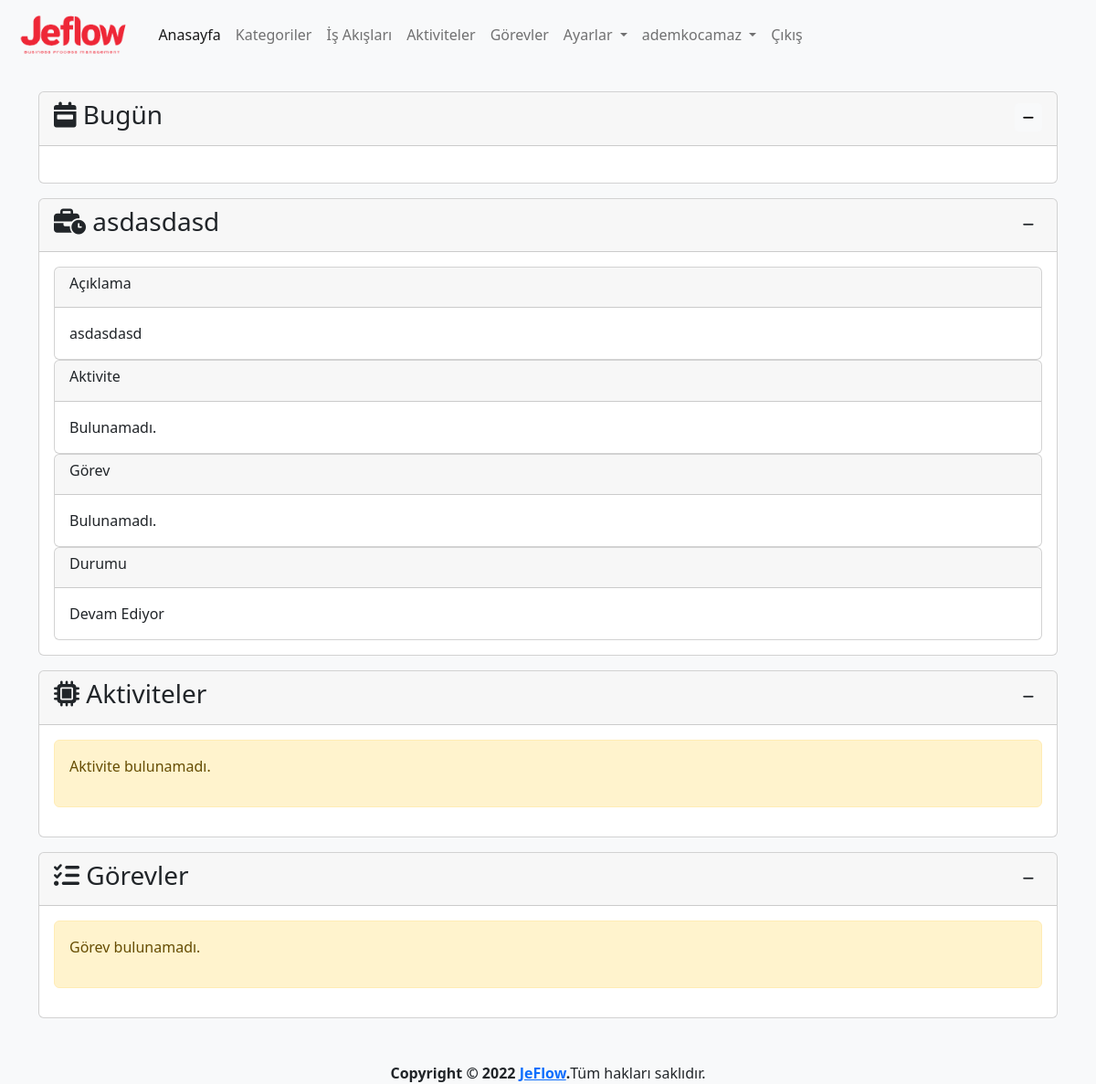
The app's page /process/5/detail (signed in), older data.
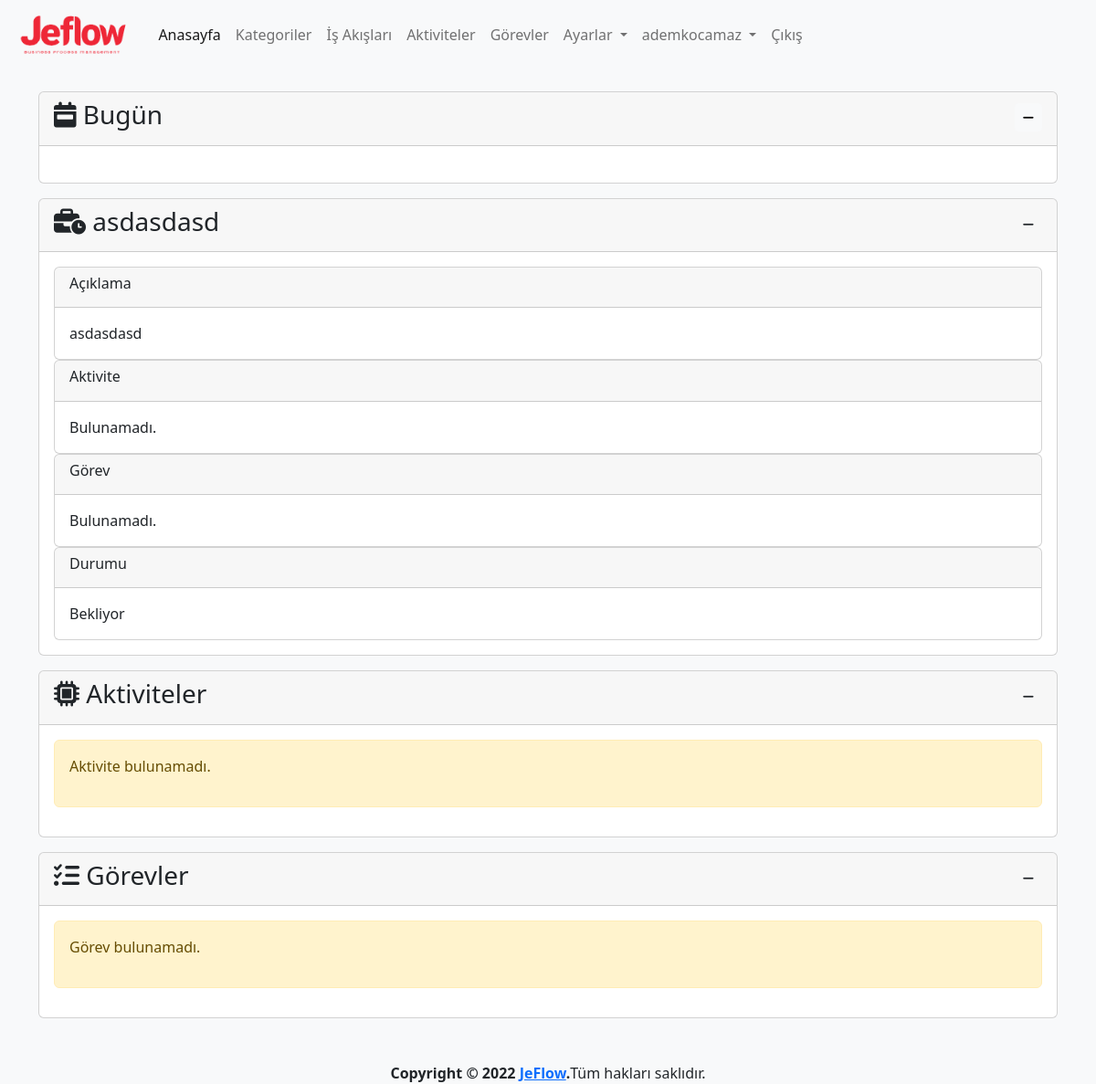
The same page, newer data.
### app/models.py (models this page shows, shortened)
class Process(models.Model):
    category=models.ForeignKey(Category,on_delete=models.CASCADE,verbose_name='Kategori')
    name=models.CharField(max_length=500,verbose_name='İş Akış Adı')
    description=models.TextField(verbose_name='İş Akış Açıklaması', blank=True, null=True)
    state=models.ForeignKey(State, on_delete=models.SET_NULL,verbose_name='Durum', blank=True, null=True)
    created_date=models.DateTimeField(auto_now_add=True, verbose_name='Oluşturulma Tarihi')
    user=models.ForeignKey(User,on_delete=models.CASCADE,verbose_name='Kullanıcı', blank=True, null=True)
    def activity_count(self):
        activities=Activity.objects.all().filter(process=self)
        return activities.count()
    def task_count(self):
        tasks=Task.objects.all().filter(process=self)
        return tasks.count()
    class Meta:
        verbose_name='İş Akışı'
        verbose_name_plural='İş Akışları'

class State(models.Model):
    name=models.CharField(max_length=100,verbose_name='Durum')
    description=models.TextField(verbose_name='Açıklama', blank=True, null=True)
    color=ColorField(default='#FFFFFF',verbose_name='Renk')
    created_date=models.DateTimeField(auto_now_add=True, verbose_name='Oluşturulma Tarihi', blank=True, null=True)
    user=models.ForeignKey(User,on_delete=models.PROTECT,verbose_name='Kullanıcı', blank=True, null=True)
    def __str__(self):
        return self.name
    class Meta:
        verbose_name='Durum'
        verbose_name_plural='Durumlar'

### app/views.py (the view)
@login_required(login_url='/user/login/')
def process_detail(request,process_id):
    process=get_object_or_404(Process,pk=process_id)
    activities=Activity.objects.all().filter(process=process)
    tasks=Task.objects.all().filter(process=process)
    context={
        'process':process,
        'activities':activities,
        'tasks':tasks,
    }
    return render(request,'app/process_detail.html',context)

### templates/app/process_detail.html (shortened to what the changed rows need)
{% extends 'layout.html' %}
{% load humanize %}
{% block content %}
{% load crispy_forms_tags %}
<div class="row mt-3">
    <div class="col-md-12">
        <div class="card">
            <div class="card-header">
                <h3 class="card-title">
                    <i class="fa-solid fa-business-time"></i>
                    {{ process.name }}
                    <div class="float-end">
                    </div>
                </h3>
            </div>
            <div class="collapse show" id="collapseProcess">
                <div class="card-body">
                    <div class="card">
                        <div class="card-header">
                            <h6 class="card-title">Açıklama</h6>
                        </div>
                        <div class="card-body">
                            {% if process.description %}
                            {{ process.description }}
                            {% else %}
                            Bulunamadı.
                            {% endif %}
                        </div>
                    </div>
                    <div class="card">
                        <div class="card-header">
                            <h6 class="card-title">Durumu</h6>
                        </div>
                        <div class="card-body">
                            {{ process.state }}
                        </div>
                    </div>
                </div>
            </div>
        </div>
    </div>
</div>
{% endblock %}

Row changes from the older to the newer data that the page shows:
changed Process "asdasdasd": state "Devam Ediyor" → "Bekliyor"
